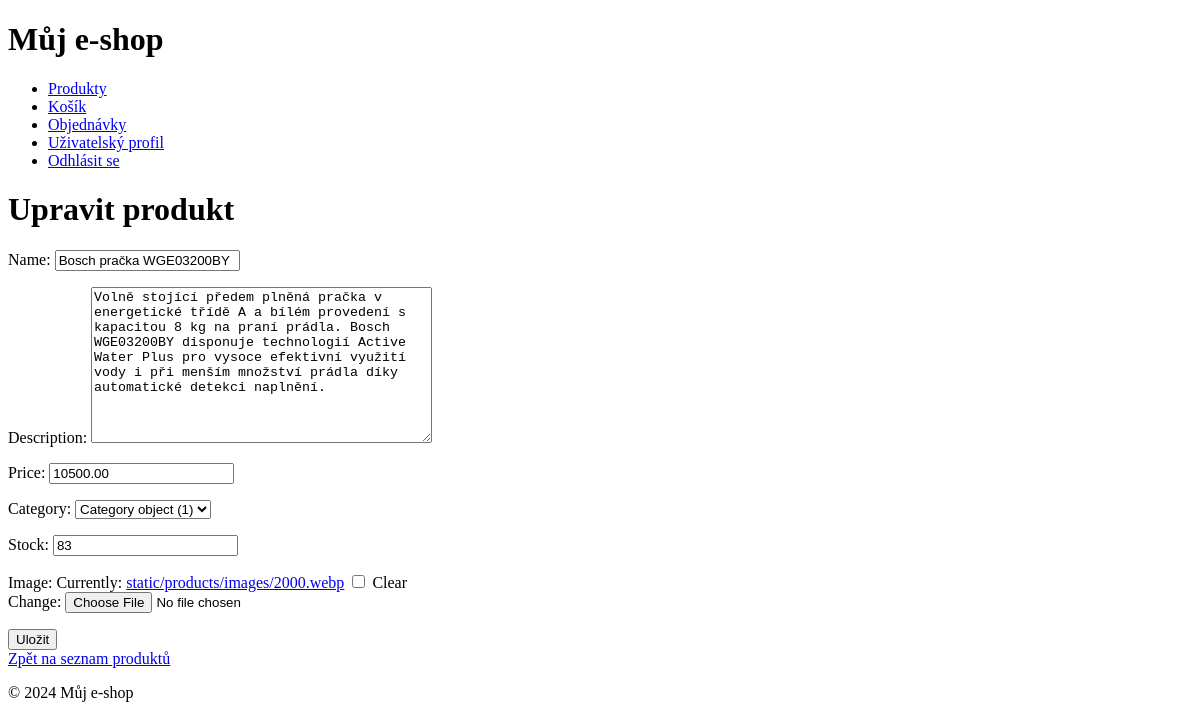
Page /products/1/edit/ (signed in) on the committed database.
### products/models.py (models this page shows)
class Product(models.Model):
    name = models.CharField(max_length=200)
    description = models.TextField()
    price = models.DecimalField(max_digits=10, decimal_places=2)
    category = models.ForeignKey(Category, related_name='products', on_delete=models.CASCADE)
    stock = models.PositiveIntegerField()
    image = models.ImageField(upload_to=random_hash_filename, blank=True)

### products/views.py (the view)
# urls.py: path('<int:pk>/edit/', ProductUpdateView.as_view(), name='product_edit'),
@method_decorator(group_required_decorator('shop_admin'), name='dispatch')
class ProductUpdateView(generic.UpdateView):
    model = Product
    form_class = ProductForm
    template_name = 'product_form.html'
    success_url = '/products/'

### products/forms.py
class ProductForm(forms.ModelForm):
    class Meta:
        model = Product
        fields = ['name', 'description', 'price', 'category', 'stock', 'image']

### core/context_processors.py (called while the page is built)
def global_values(request):
    groups = request.user.groups.values_list('name', flat=True) if request.user.is_authenticated else []
    return {
        'is_logged_in': request.user.is_authenticated,
        'is_admin': 'shop_admin' in groups,
        'user': request.user,
    }

### core/helpers.py (called while the page is built)
def group_required(group_name, request):
    return request.user.is_authenticated and request.user.groups.filter(name=group_name).exists()

def group_required_decorator(group_name):
    def decorator(view_func):
        @wraps(view_func)
        def _wrapped_view(request, *args, **kwargs):
            if group_required(group_name, request):
                return view_func(request, *args, **kwargs)
            return HttpResponseForbidden()
        return _wrapped_view
    return decorator

### products/templates/product_form.html (shortened to what this page needs)
{% extends "base_generic.html" %}
{% block content %}
<h1>{% if object %}Upravit produkt{% else %}Přidat produkt{% endif %}</h1>
<form method="post" enctype="multipart/form-data">
    {{ form.as_p }}
    <button type="submit">Uložit</button>
</form>
<a href="{% url 'product_list' %}">Zpět na seznam produktů</a>
{% endblock %}

### rows in the picture
Product: name "Bosch pračka WGE03200BY", description "Volně stojící předem plněná pračka v energetické třídě A a bílém provedení s kapacitou 8 kg na praní prádla. Bosch WGE03200BY disponuje technologií Active Water Plus pro vysoce efektivní využití vody i při menším množství prádla díky automatické detekci naplnění.", price "10500.00", category "Category object (1)", stock "83"
